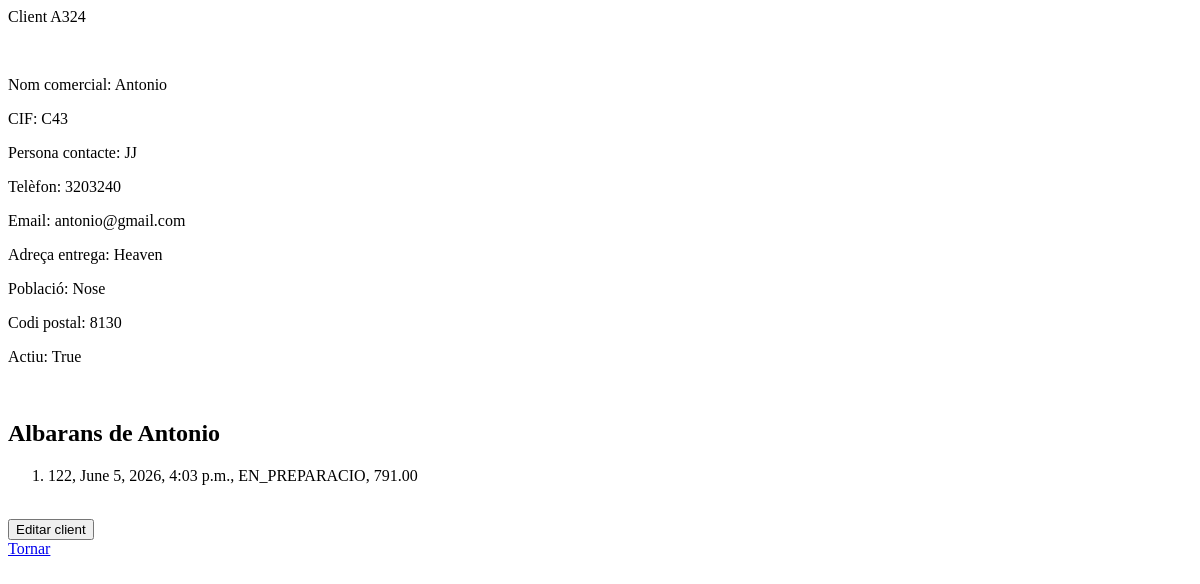
The app's page /clients/1/, older data.
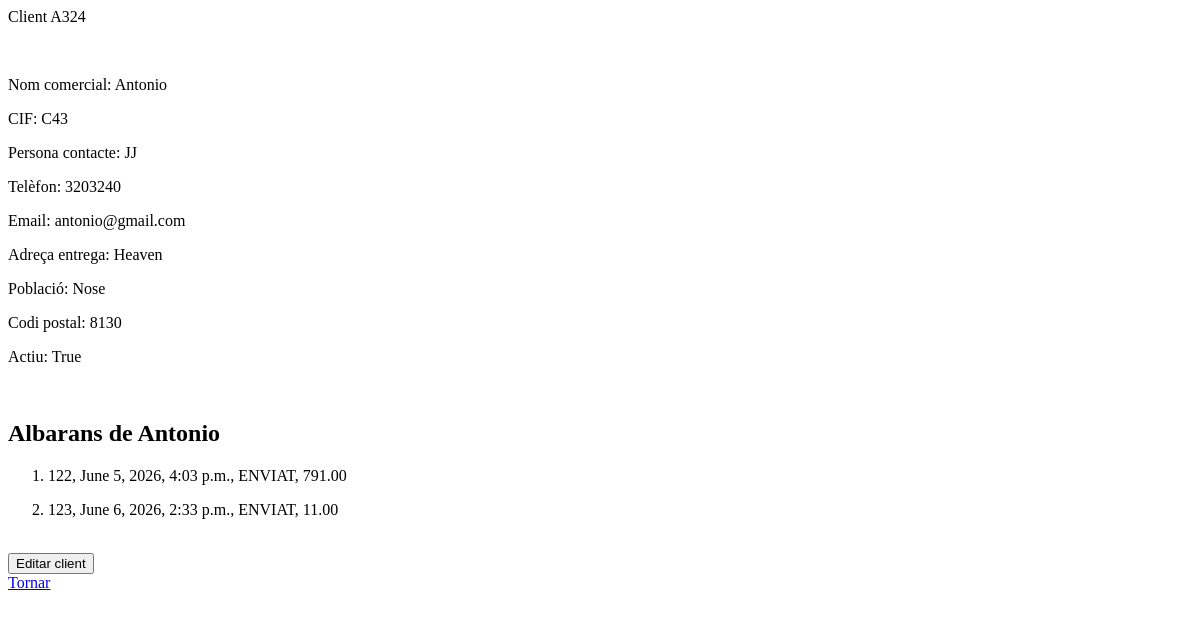
The same page, newer data.
### Projecte/models.py (models this page shows, shortened)
class Albara(models.Model):
    ESTAT = [
        ('PENDENT', 'PENDENT'),
        ('EN_PREPARACIO', 'EN_PREPARACIO'),
        ('ENVIAT', 'ENVIAT'),
        ('ENTREGAT', 'ENTREGAT'),
        ('CANCELAT', 'CANCELAT')
    ]
    numero_albara = models.CharField(max_length=200, unique=True)
    client = ForeignKey('Client', on_delete=models.CASCADE, related_name='albarans') # FK SIEMPRE VA EN LA N EN 1..N
    empleat = ForeignKey('Empleat', on_delete=models.CASCADE, related_name='albarans')
    magatzem = ForeignKey('Magatzem', on_delete=models.CASCADE, related_name='albarans')
    data_creacio = models.DateTimeField(auto_now_add=True)
    data_entrega_prevista = models.DateTimeField()
    estat = models.CharField(max_length=200, choices=ESTAT)
    base_imposable = models.DecimalField(max_digits=5, decimal_places=2, default=0)
    total_iva = models.DecimalField(max_digits=5, decimal_places=2)
    total = models.DecimalField(max_digits=5, decimal_places=2) # OJO DECIMALES SIEMPRE PIDE ESTOS ATRIBUTOS
    observacions = models.TextField(blank=True, null=False) # Se guarda como ''. Si ambos fueran True se guardaria como NULL
    signatura_client = models.CharField(max_length=200, null=True)

### Projecte/views.py (the view)
# urls.py: path('clients/<int:id>/', views.DetallsClient.as_view(), name='detallsClient'),
class DetallsClient(View):
    def get(self, request, *args, **kwargs):
        idURL = self.kwargs['id'] # PILLAMOS EL ID DE LA URL
        client = Client.objects.get(pk=idURL)
        return render(request, 'clients/detallsClient.html', {'client': client})

### templates/clients/detallsClient.html (shortened to what this page needs)
<html>
<head>
</head>
<body>
    <p>Client {{ client.codi_client }}</p>
    <br />
    <p>Nom comercial: {{ client.nom_comercial }}</p>
    <p>CIF: {{ client.cif }}</p>
    <p>Persona contacte: {{ client.persona_contacte }}</p>
    <p>Telèfon: {{ client.telefon }}</p>
    <p>Email: {{ client.email }}</p>
    <p>Adreça entrega: {{ client.adreca_entrega }}</p>
    <p>Població: {{ client.poblacio }}</p>
    <p>Codi postal: {{ client.codi_postal }}</p>
    <p>Actiu: {{ client.actiu }}</p>
    <br />
    <h2>Albarans de {{ client.nom_comercial }}</h2>
    <ol>
        {% for albara in client.albarans.all %}
        <li>
            <p>{{ albara.numero_albara }}, {{ albara.data_creacio }}, {{ albara.estat }}, {{ albara.total }}</p>
        </li>
        {% empty %}
            <p>No conté cap albarà</p>
        {% endfor %}
    </ol>
    <br />
    <a href="/clients/{{ client.id }}/editar/"><button>Editar client</button></a> <br />
    <a href="/clients/">Tornar</a>
</body>
</html>

Row changes from the older to the newer data that the page shows:
changed Albara "June 5, 2026, 4:03 p.m.": estat "EN_PREPARACIO" → "ENVIAT"
added Albara: numero_albara "123", data_creacio "June 6, 2026, 2:33 p.m.", estat "ENVIAT", total "11.00"
